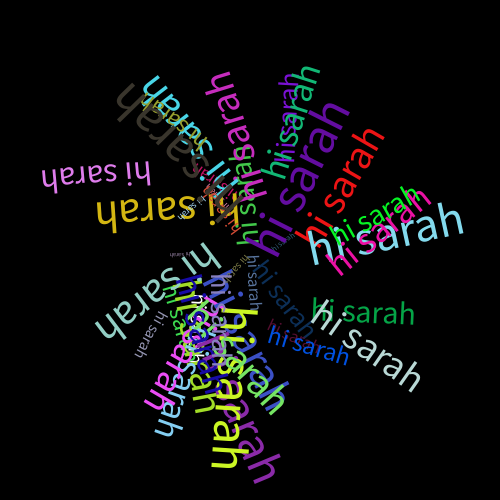
Frame 1 (no input)
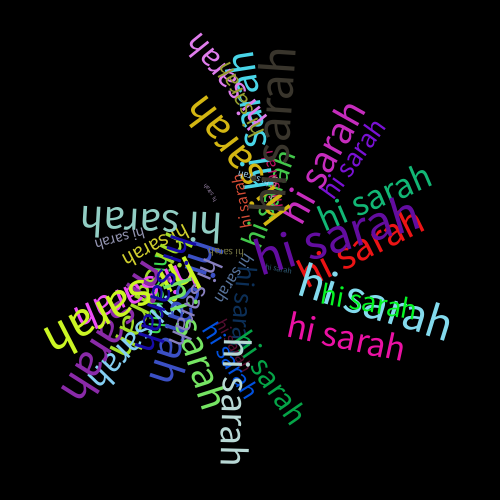
Frame 60 (the mouse pressed at the canvas centre just before this capture)
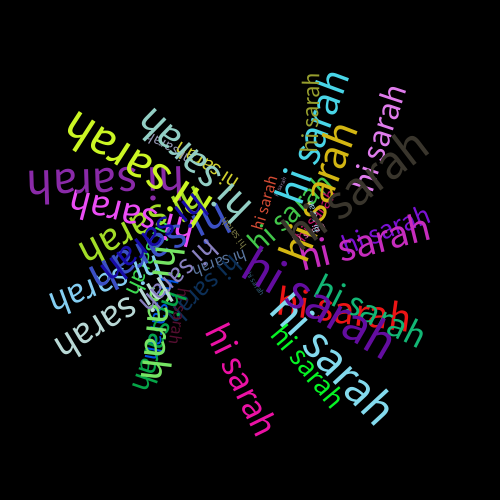
Frame 120 (the mouse held since frame 60 and released just before this capture)

The Processing sketch that drew these frames (run headless with seeded random() and noise(); from frame 60 on, the mouse is pressed at the canvas centre):

// Processing sketch: hi_sarah
// ── hi_sarah.pde
float t = 0;
int numStars = 40;
Star[] cluster;

void setup()
{
  size(500,500);
  background(0);
  stroke(255);
  strokeWeight(2.5);
  
  //initialize star cluster
  cluster = new Star[numStars];
  for (int i = 0; i < numStars; i++)
  {
    cluster[i] = new Star();
  }
}

void draw()
{
  background(0);
  translate(250,250);

  for (Star star : cluster)
  {
    star.draw();
  }

  t+=.003;
}

class Star
{
  float radius = random(1, 250);
  float phase = random(0,2*PI);
  float frequency = random(2,6);
  float r = random(0, 255);
  float g = random(0, 255);
  float b = random(0, 255);
  float offset1 = random(0, 100);
  float offset2 = random(0, 100);
  float textsize = random(5,55);
  void draw()
  {
    pushMatrix();
    rotate(t*frequency + phase);
    // point(radius, phase);
    textSize(textsize);
    text("hi sarah", offset1, offset2); 
    fill(r, g, b);
    popMatrix();
  }
}
